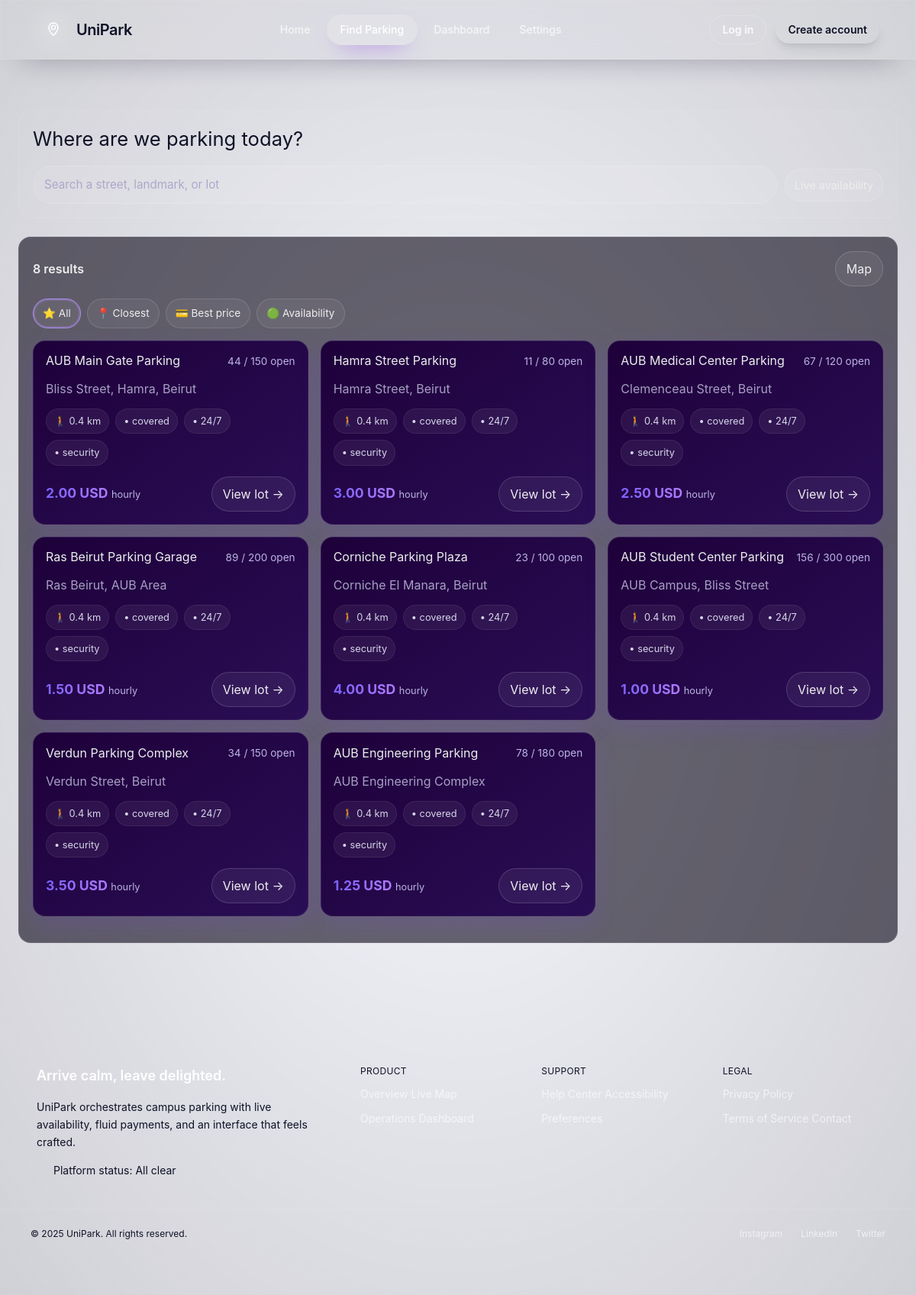
Page /find/ on the earlier database version.
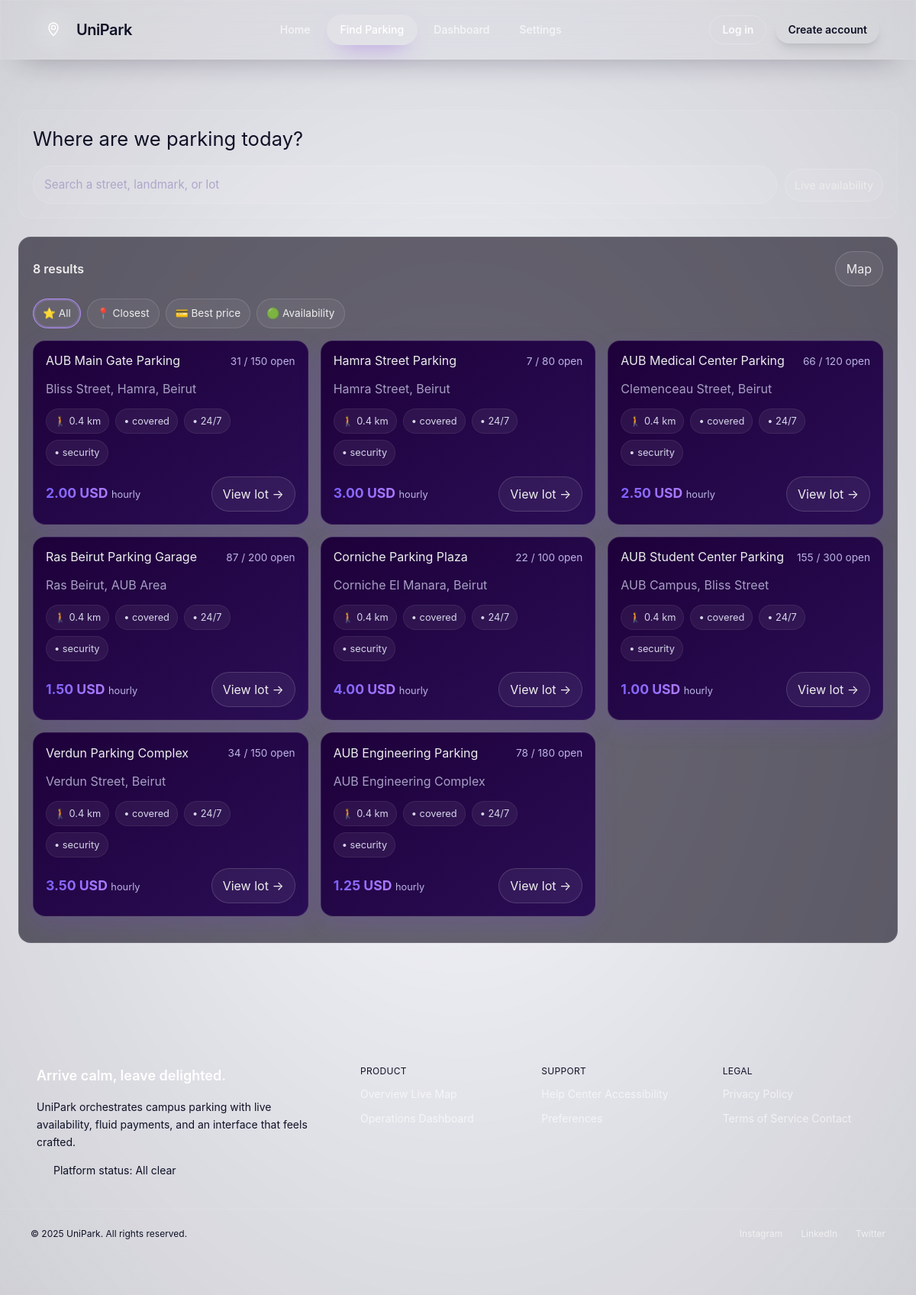
Same page on the later database version.
### parking/models.py (models this page shows, shortened)
class ParkingLot(models.Model):
    name = models.CharField(max_length=100)
    owner = models.ForeignKey(User, on_delete=models.CASCADE, related_name='owned_parking_lots', null=True, blank=True)
    address = models.TextField()
    latitude = models.DecimalField(max_digits=10, decimal_places=8)
    longitude = models.DecimalField(max_digits=11, decimal_places=8)
    hourly_rate = models.DecimalField(max_digits=6, decimal_places=2)
    daily_rate = models.DecimalField(max_digits=6, decimal_places=2)
    monthly_rate = models.DecimalField(max_digits=8, decimal_places=2)
    total_spots = models.PositiveIntegerField()
    available_spots = models.PositiveIntegerField()
    opening_time = models.TimeField()
    closing_time = models.TimeField()
    features = models.TextField(blank=True, null=True)
    is_active = models.BooleanField(default=True)

### parking/views.py (the view, shortened to what this page needs)
# urls.py: path('find/', views.find_parking, name='find_parking'),
def find_parking(request):
    query = request.GET.get("q", request.GET.get("query", "")).strip()
    active_filter = request.GET.get("filter", "all")
    current_sort = request.GET.get("sort", "closest")
    live_enabled = request.GET.get("live") in {"1", "true", "on"}
    raw_lots = demo.demo_lots()
    def prepare_lot(item: dict[str, Any]) -> dict[str, Any]:
        tags = item.get("tags") or []
        if not tags:
            tags = ["🛡️ 24/7 secure", "⚡ Instant access"]
        else:
            tags = [tag if tag.strip().startswith(("🛡", "⚡", "🚗", "🔌", "🅿")) else f"• {tag}" for tag in tags]
        return {
            "id": item.get("id"),
            "name": item.get("name") or item.get("title", "Parking lot"),
            "address": item.get("address", ""),
            "open": item.get("available") or item.get("open") or 0,
            "capacity": item.get("total") or item.get("capacity") or 0,
            "price": item.get("price") or item.get("rate") or item.get("hourly_rate"),
            "distance_km": item.get("distance") or item.get("distance_km") or 0,
            "tags": tags,
        }
    lots = [prepare_lot(item) for item in raw_lots]
    filter_sort_map = {
        "closest": lambda lot: lot["distance_km"],
        "best_price": lambda lot: lot["price"] if lot["price"] is not None else float("inf"),
        "availability": lambda lot: (-lot["open"], lot["capacity"]),
    }
    if active_filter in filter_sort_map:
        key_fn = filter_sort_map[active_filter]
        reverse = active_filter == "availability"
        lots = sorted(lots, key=key_fn, reverse=reverse)
    sort_map = {
        "closest": lambda lot: lot["distance_km"],
        "price_asc": lambda lot: lot["price"] if lot["price"] is not None else float("inf"),
        "price_desc": lambda lot: lot["price"] if lot["price"] is not None else float("-inf"),
        "availability_desc": lambda lot: lot["open"],
    }
    if current_sort in sort_map:
        reverse = current_sort in {"price_desc", "availability_desc"}
        lots = sorted(lots, key=sort_map[current_sort], reverse=reverse)
    lots_json = json.dumps(raw_lots, cls=DjangoJSONEncoder)
    context = {
        "query": query,
        "lots": lots,
        "lots_json": lots_json,
        "active_filter": active_filter,
        "current_sort": current_sort,
        "live_enabled": live_enabled,
        "show_skeletons": False,
        "next_url": "",
        "empty_animation": static("img/lottie/search-empty.json"),
    }
    if is_htmx(request):
        html = render_to_string("partials/_results_items.html", context, request=request)
        response = HttpResponse(html)
        response["HX-Trigger"] = json.dumps({"map:update": {"lots": raw_lots}})
        return response
    return render(request, "find_parking.html", context)

### templates/find_parking.html (shortened to what this page needs)
{% extends "base.html" %}
{% load static %}
{% block content %}
<section class="find-wrap">
  <div class="find-layout">
    <aside class="filter-pane" aria-label="Filters">
      <h1 class="find-title">Where are we parking today?</h1>
      {% include "partials/_filters_bar.html" with query=query active_filter=active_filter live_enabled=live_enabled current_sort=current_sort %}
    </aside>
    <main
      class="results-pane"
      aria-live="polite"
      aria-busy="{% if show_skeletons %}true{% else %}false{% endif %}"
    >
      <div id="results-toolbar" class="results-toolbar" aria-controls="results-grid">
        <div class="results-toolbar__top">
          <div class="results-count">
            {% if lots %}
              {{ lots|length }} results
            {% else %}
              No results
            {% endif %}
          </div>
          <button id="toggle-map" class="btn-ghost" type="button" aria-pressed="false" aria-controls="map-drawer">
            Map
          </button>
        </div>
        {% include "partials/_results_filters.html" with active_filter=active_filter %}
      </div>
      <ul
        id="results-grid"
        class="results-grid"
        role="list"
        aria-label="Parking results"
        data-next-url="{{ next_url|default:'' }}"
      >
        {% include "partials/_results_items.html" with lots=lots show_skeletons=show_skeletons %}
      </ul>
    </main>
  </div>
</section>
<link rel="stylesheet" href="{% static 'css/find.css' %}">
{% endblock %}

### templates/partials/_results_items.html (shortened to what this page needs)
{% for lot in lots %}
  <li role="listitem">
    {% include "partials/_lot_card.html" with lot=lot %}
  </li>
{% empty %}
  <li role="listitem">
    {% include "partials/_empty_state.html" %}
  </li>
{% endfor %}

### templates/partials/_lot_card.html
<article class="lot-card" aria-labelledby="lot-{{ lot.id }}-title">
  <header class="lot-head">
    <h3 class="lot-title" id="lot-{{ lot.id }}-title">{{ lot.name }}</h3>
    <span class="lot-open" aria-label="Spots available">
      {{ lot.open }} / {{ lot.capacity }} open
    </span>
  </header>
  <p class="lot-sub">
    {{ lot.address }}
  </p>
  <ul class="lot-tags" aria-label="Features">
    <li>🚶 {{ lot.distance_km|default:0|floatformat:1 }} km</li>
    {% for tag in lot.tags %}
      <li>{{ tag }}</li>
    {% empty %}
      <li>🛡️ 24/7 secure</li>
      <li>⚡ Instant access</li>
    {% endfor %}
  </ul>
  <div class="lot-foot">
    <div class="price" aria-label="Price per hour">
      {% if lot.price is not None %}
        <span class="amount">{{ lot.price|floatformat:2 }} USD</span>
      {% else %}
        <span class="amount">—</span>
      {% endif %}
      <span class="per">hourly</span>
    </div>
    <a href="{% url 'parking:parking_lot_detail' lot.id %}" class="btn-primary">View lot →</a>
  </div>
</article>

Differences in the rows shown:
changed ParkingLot "AUB Main Gate Parking": open "44" → "31"
changed ParkingLot "Hamra Street Parking": open "11" → "7"
changed ParkingLot "AUB Medical Center Parking": open "67" → "66"
changed ParkingLot "Ras Beirut Parking Garage": open "89" → "87"
changed ParkingLot "Corniche Parking Plaza": open "23" → "22"
changed ParkingLot "AUB Student Center Parking": open "156" → "155"
